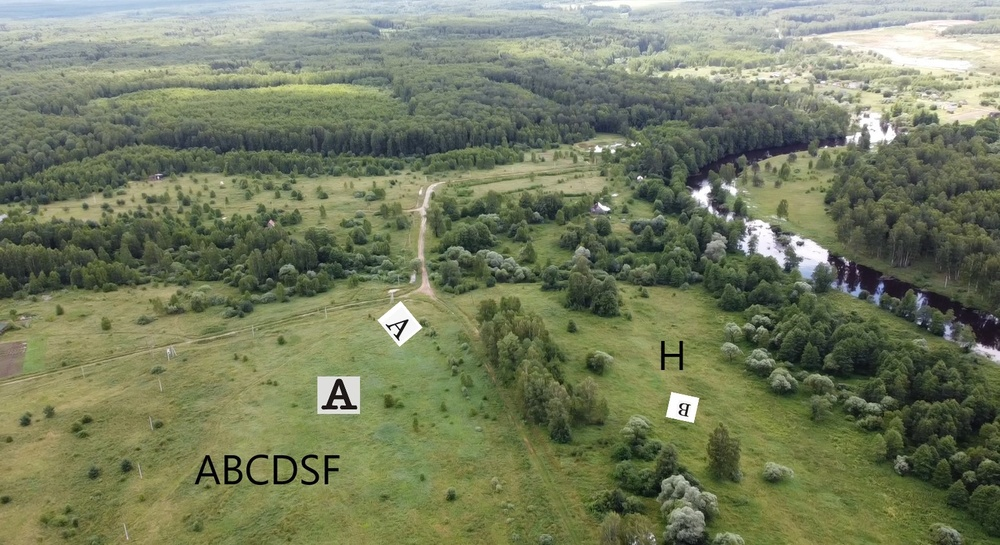
#> input picture CV_vs/test/TEST2.jpg, 1000 x 545 px, shrunk from 1550 x 844 before the run, found by its file name
$ python CV_vs_Mask.py
#> lines starting #> are read from the running program, lines starting #| are printed output that depends on the picture; after the words box and inside, x2 and y2 are one past the last pixel; in counts of white or black regions, pixels touching at a corner belong together
# -*- coding: utf-8 -*-
import cv2
import numpy as np

def extract_white_squares(image_path):
    # Загрузка изображения
    image = cv2.imread(image_path)
#> image is the input picture: shape (545, 1000, 3); mean B, G, R 96.1, 125, 117
    # Преобразование в серый цвет
    gray = cv2.cvtColor(image, cv2.COLOR_BGR2GRAY)
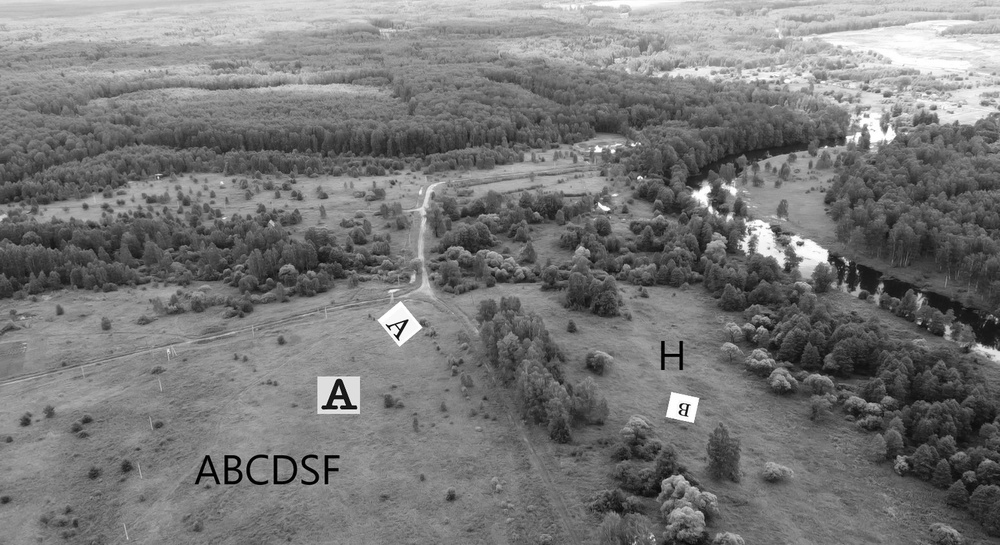
#> gray: shape (545, 1000); min 0, max 255, mean 119.3
    # Применение порога для поиска белых областей
    _, thresh = cv2.threshold(gray, 200, 255, cv2.THRESH_BINARY)
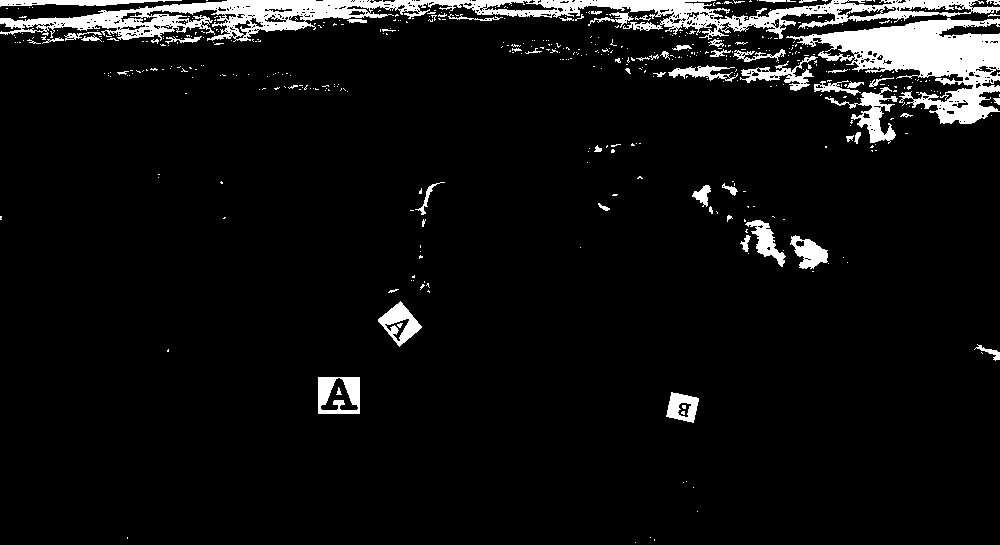
#> thresh: shape (545, 1000); 6.6% white; 484 white regions (427 under 20 px)
    # Поиск контуров на изображении
    contours, _ = cv2.findContours(thresh, cv2.RETR_EXTERNAL, cv2.CHAIN_APPROX_SIMPLE)
#> contours = 470 contours, 434 with area under 20; largest, box (x1, y1, x2, y2) and area: (0, 0, 1000, 42) 15260, (786, 18, 1000, 124) 9366, (318, 377, 360, 414) 1476, (825, 87, 898, 144) 1000, (378, 301, 422, 347) 992

    squares = []  # Список для сохранения координат центров квадратов

    for cnt in contours:
        # Приблизительная аппроксимация контура
        approx = cv2.approxPolyDP(cnt, 0.04 * cv2.arcLength(cnt, True), True)

        # Проверка на квадрат (4 вершины) и на достаточную площадь, чтобы исключить мелкие контуры
        if len(approx) == 4 and cv2.contourArea(cnt) > 1000:
            (x, y, w, h) = cv2.boundingRect(cnt)
            cv2.rectangle(image, (x, y), (x+w, y+h), (0, 255, 0), 2)
            # Добавление области с буквой в список squares
            roi = image[y:y+h, x:x+w]
            squares.append(roi)
#> this loop made 470 passes
#> (approx, x, y, w, h) on pass 10: ([[318, 377], [318, 413], [359, 413], [359, 377]], 318, 377, 42, 37)
#> approx on passes 1 to 6: [[635, 542]], [[654, 539], [654, 540]], [[650, 537]], [[127, 537], [127, 538]], [[697, 511]], [[693, 487]]
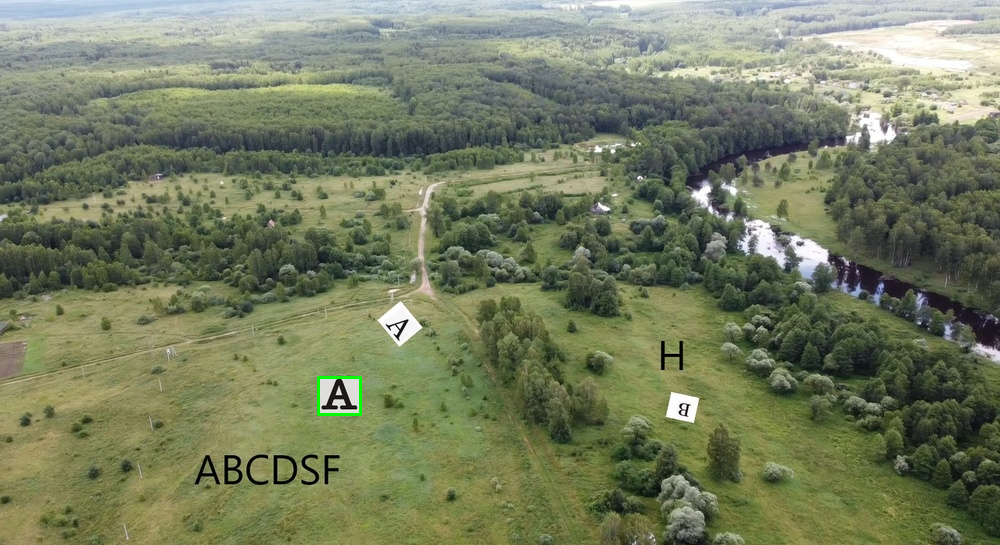
#> image: shape (545, 1000, 3); 0.09% of pixels changed, all inside (x1, y1, x2, y2) = (317, 376, 362, 416)
#> after the loop, squares = 1 item

    # Вывод участков с обнаруженными белыми квадратами
    for idx, square in enumerate(squares):
        cv2.imshow(f'Square {idx+1}', square)
#> this loop made 1 pass
#> pass 1, in extract_white_squares, `cv2.imshow(f'Square {idx+1}', square)`:
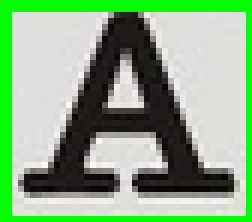
#> window 'Square 1': shape (37, 42, 3) (shown 6 times larger); mean B, G, R 133.4, 173.2, 137.1

    # Вывод общего количества найденных квадратов
    print(f"Total white squares found: {len(squares)}")
#| Total white squares found: 1
    cv2.waitKey(0)
    cv2.destroyAllWindows()

# Указание пути к файлу изображения
image_path = r'D:\VS Projects\CV_vs\CV_vs\test\TEST2.jpg'
extract_white_squares(image_path)
